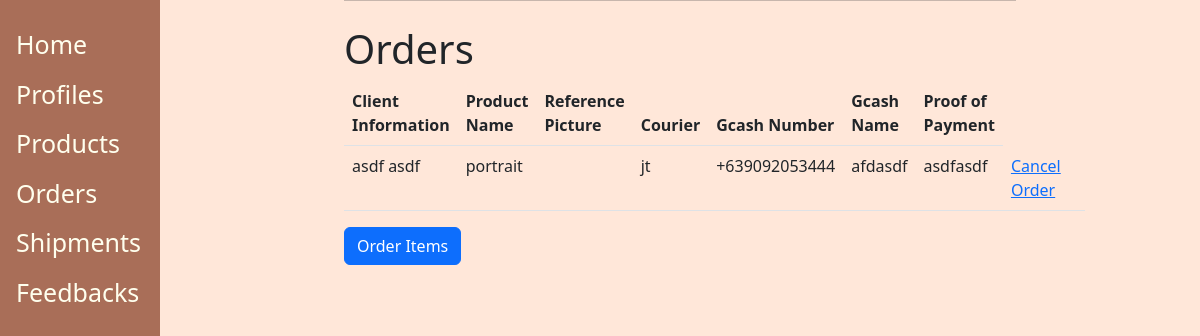
Page /order/ on the earlier database version.
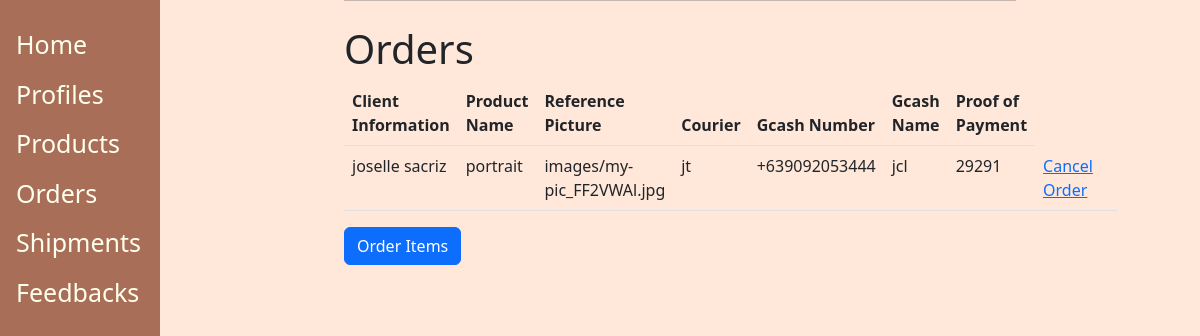
Same page on the later database version.
### casys/models.py (models this page shows, shortened)
class Order(models.Model):
    COURIER = (('jt', 'J&T Express'), ('lm', 'lala move'), ('lbc', 'LBC Hari ng Padala'))
    user_information = models.ForeignKey(Client, on_delete = models.CASCADE)
    product_name = models.ForeignKey(Product, on_delete = models.CASCADE)
    reference_picture = models.ImageField(null=True, blank=True, upload_to="images/")
    courier = models.CharField(max_length=300, choices=COURIER)
    gcash_number = PhoneNumberField(null=False,blank=False)
    gcash_name = models.CharField(max_length=300)
    proof_of_payment = models.CharField(max_length=300)

class Client(models.Model):
	firstname= models.CharField(max_length=200)
	surname = models.CharField(max_length=200)
	address = models.TextField()
	contact_number = PhoneNumberField(null=False,blank=False,unique=True)
	def __str__(self):
         return f'{self.firstname} {self.surname}'

class Product(models.Model):
	product_name = models.CharField(max_length=24, unique=True)
	art_medium = models.CharField(max_length=300)
	size = models.CharField(max_length=200)
	price = models.CharField(max_length=24)
	quantity=models.IntegerField()
	def __str__(self):
		 return self.product_name

### casys/views.py (the view)
# urls.py: path('order/', views.OrderView, name="order"),
def OrderView(request):
    order = Order.objects.all()
    queries = {'order': order}
    return render(request, "orders.html", queries)

### casys/templates/orders.html (shortened to what this page needs)
{% extends 'base.html' %}
{% load static %}
{% block content %}
<h1>Orders</h1>
 <table class="table">
  <thead>
    <tr>
      <th scope="col">Client Information</th>
      <th scope="col">Product Name</th>
      <th scope="col">Reference Picture</th>
      <th scope="col">Courier</th>
      <th scope="col">Gcash Number</th>
      <th scope="col">Gcash Name</th>
      <th scope="col">Proof of Payment</th>
    </tr>
  </thead>
  <tbody>
    {% for x in order %}
    <tr>
      <td>{{x.user_information }}</td>
      <td>{{x.product_name }}</td>
      <td>{{x.reference_picture }}</td>
      <td>{{x.courier }}</td>
      <td>{{x.gcash_number }}</td>
      <td>{{x.gcash_name }}</td>
      <td>{{x.proof_of_payment }}</td>
      <td><a href="{% url 'casys:delete-order' x.id %}">Cancel Order</a><td>
    </tr>
    {% endfor %}
  </tbody>
</table>
<a href="{% url 'casys:create-order' %}" class="btn btn-primary">Order Items</a>
{% endblock %}

Differences in the rows shown:
changed Order "jt": user_information "asdf asdf" → "joselle sacriz"; reference_picture (not shown) → "images/my-pic_FF2VWAl.jpg"; gcash_name "afdasdf" → "jcl"; proof_of_payment "asdfasdf" → "29291"
